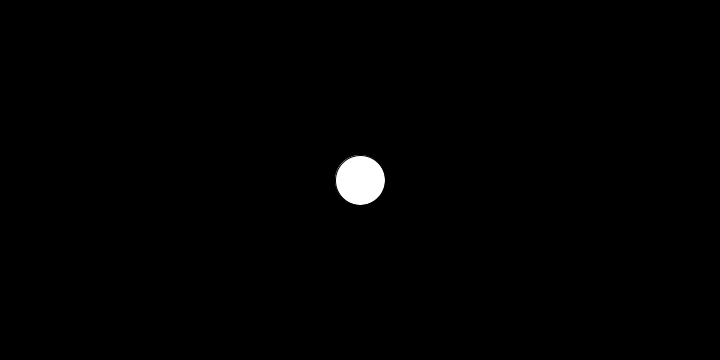
Frame 1 (no input)
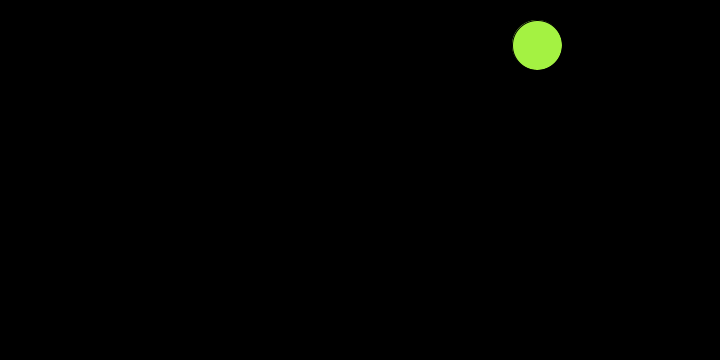
Frame 60 (the mouse pressed at the canvas centre just before this capture)
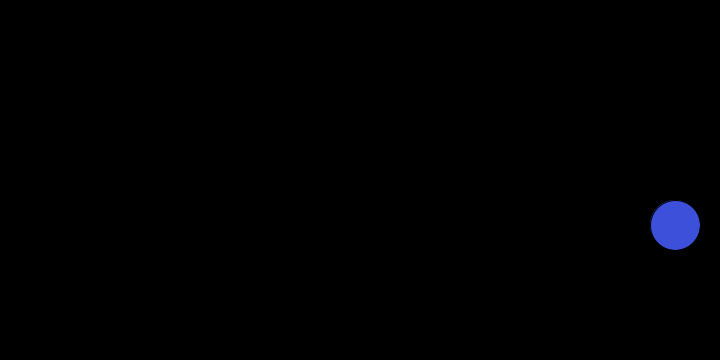
Frame 120 (the mouse held since frame 60 and released just before this capture)

The Processing sketch that drew these frames (run headless with seeded random() and noise(); from frame 60 on, the mouse is pressed at the canvas centre):

// Processing sketch: bouncy_ball
// ── bouncy_ball.pde
//Bouncing Ball
//Learned from Coding Train (https://www.youtube.com/user/shiffman)

PVector location, velocity;
float x, y, z;
ball object;

void setup () {
   size(720, 360);
   object = new ball();
}

void draw () {
   background(0);
   object.blobby();
   object.bounce();
}

class ball {
   ball() {
      location = new PVector(width/2, height/2);
      velocity = new PVector(3, -3);
      x = (255);
      z = (255);
      y = (255);
   }

   void blobby() {
      fill(x, y, z); //added in that it changes to random colour when it bounces
      circle(location.x, location.y, 50);
      location.add(velocity);
   }

   void bounce() {
      if (location.x + 25 > width || location.x - 25 < 0) {
         velocity.x *= -1;
         x = random(0, 255);
         z = random(0, 255);
         y = random(0, 255);
      }

      if (location.y + 25 > height || location.y - 25 < 0) {
         velocity.y *= -1;
         x = random(0, 255);
         z = random(0, 255);
         y = random(0, 255);
      }
   }
}

//Alternate Code without Vectors

/*
 float x = 25;
 float y = 25;
 float speedx = 6;
 float speedy = 6;
 
 void setup () {
 size(720, 360);
 }
 
 void draw () {
 background(50);
 fill(0, 255, 0);
 stroke(0, 255, 0);
 circle(x, y, 50);
 x += speedx;
 y += speedy;
 
 if (x + 25 > width || x - 25 < 0) {
 speedx *= -1;
 }
 
 if (y + 25 > height || y - 25 < 0) {
 speedy *= -1;
 }
 } 
 */
